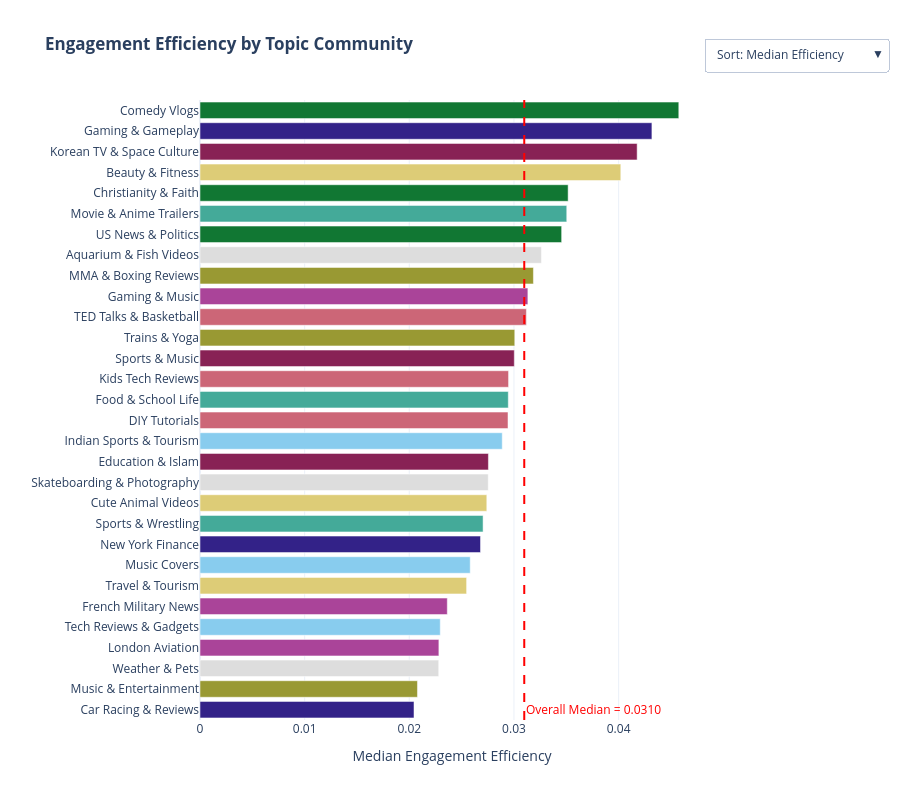

This figure's notebook cell:
### Code cell
TOPIC_COLOR_LIST = [
    {"topic": "DIY Tutorials", "color": "#CC6677"},
    {"topic": "London Aviation", "color": "#AA4499"},
    {"topic": "Beauty & Fitness", "color": "#DDCC77"},
    {"topic": "Sports & Music", "color": "#882255"},
    {"topic": "Christianity & Faith", "color": "#117733"},
    {"topic": "MMA & Boxing Reviews", "color": "#999933"},
    {"topic": "Kids Tech Reviews", "color": "#CC6677"},
    {"topic": "Weather & Pets", "color": "#DDDDDD"},
    {"topic": "Sports & Wrestling", "color": "#44AA99"},
    {"topic": "Gaming & Gameplay", "color": "#332288"},
    {"topic": "Skateboarding & Photography", "color": "#DDDDDD"},
    {"topic": "Tech Reviews & Gadgets", "color": "#88CCEE"},
    {"topic": "Aquarium & Fish Videos", "color": "#DDDDDD"},
    {"topic": "Music Covers", "color": "#88CCEE"},
    {"topic": "US News & Politics", "color": "#117733"},
    {"topic": "Cute Animal Videos", "color": "#DDCC77"},
    {"topic": "Car Racing & Reviews", "color": "#332288"},
    {"topic": "Comedy Vlogs", "color": "#117733"},
    {"topic": "Korean TV & Space Culture", "color": "#882255"},
    {"topic": "Food & School Life", "color": "#44AA99"},
    {"topic": "Movie & Anime Trailers", "color": "#44AA99"},
    {"topic": "Trains & Yoga", "color": "#999933"},
    {"topic": "TED Talks & Basketball", "color": "#CC6677"},
    {"topic": "New York Finance", "color": "#332288"},
    {"topic": "Music & Entertainment", "color": "#999933"},
    {"topic": "Indian Sports & Tourism", "color": "#88CCEE"},
    {"topic": "Education & Islam", "color": "#882255"},
    {"topic": "French Military News", "color": "#AA4499"},
    {"topic": "Gaming & Music", "color": "#AA4499"},
    {"topic": "Travel & Tourism", "color": "#DDCC77"},
]

TOPIC_TO_COLOR = {d["topic"]: d["color"] for d in TOPIC_COLOR_LIST}
df_keywords = pd.read_csv(CACHED_RESUTLS_DIR + "/flourish_topic_hierarchy.csv")

# Expect columns like in your screenshot:
# topic_id, topic_label, keyword, probability, count_channel, prop_outperformer

# ------------------------------------------------------------
# 1) Build "top 3 keywords" string per topic_label from df_keywords
# ------------------------------------------------------------
TOP_N = 3

df_kw_top = (
    df_keywords
    .sort_values(["topic_label", "probability"], ascending=[True, False])
    .groupby("topic_label", as_index=False)
    .agg({
        "keyword": lambda s: ", ".join(s.head(TOP_N)),
        "count_channel": "first",        # same within a topic_label in your file
        "prop_outperformer": "first"     # same within a topic_label in your file
    })
    .rename(columns={"keyword": "clean_keywords"})
)

# Optional: if you prefer nicer display (e.g., "how_to" -> "how to")
df_kw_top["clean_keywords"] = df_kw_top["clean_keywords"].str.replace("_", " ", regex=False)

# ------------------------------------------------------------
# 2) Aggregate efficiency stats from df_analysis_test (same as before, minus keywords)
# ------------------------------------------------------------
df_agg = df_analysis_test[df_analysis_test["topic_id"] == df_analysis_test["dominant_topic_id"]].copy()

df_plot = (
    df_agg.groupby("topic_label", as_index=False)
    .agg({
        "avg_engagement_efficiency": "median",
        "channel_id": "count",
        "subscribers_cc": "sum",
    })
)

# ------------------------------------------------------------
# 3) Merge in keywords + (optional) topic-level stats from the csv
# ------------------------------------------------------------
df_plot = df_plot.merge(df_kw_top, on="topic_label", how="left")

# If some topics are missing from df_keywords, avoid NaNs in hover
df_plot["clean_keywords"] = df_plot["clean_keywords"].fillna("(no keywords)")
df_plot["prop_outperformer"] = df_plot["prop_outperformer"].fillna(float("nan"))
df_plot["count_channel"] = df_plot["count_channel"].fillna(df_plot["channel_id"])

df_plot = df_plot.sort_values("avg_engagement_efficiency")

# 1) Sort by median engagement efficiency (descending)
order_by_median = (
    df_plot.sort_values("avg_engagement_efficiency")["topic_label"]
    .tolist()
)

# 2) Sort by proportion of outperformers (descending)
order_by_outperf = (
    df_plot.sort_values("prop_outperformer")["topic_label"]
    .tolist()
)

# Keep df_plot in one "default" order for the initial render (choose median)
df_plot = df_plot.set_index("topic_label").loc[order_by_median].reset_index()

# Assign colors by topic (fallback to light gray if missing)
df_plot["topic_color"] = df_plot["topic_label"].map(TOPIC_TO_COLOR).fillna("#CCCCCC")

# ------------------------------------------------------------
# 4) Plot (same structure, updated hover fields)
# ------------------------------------------------------------
overall_median = df_agg["avg_engagement_efficiency"].median()
fig = go.Figure()
fig.add_vline(
    x=overall_median,
    line_width=2,
    line_dash="dash",
    line_color="red",
    annotation_text=f"Overall Median = {overall_median:.4f}",
    annotation_position="bottom right",
    annotation_font=dict(
        color="red",
        size=12,
    ),
)

# customdata columns order matters for hovertemplate indexing
custom_cols = ["clean_keywords", "channel_id", "prop_outperformer"]
customdata = df_plot[custom_cols].to_numpy()

fig.add_trace(go.Bar(
    x=df_plot["avg_engagement_efficiency"],
    y=df_plot["topic_label"],
    orientation="h",
    marker=dict(
        color=df_plot["topic_color"],
        line=dict(color="rgba(255, 255, 255, 0.5)", width=1),
    ),
    customdata=customdata,
    hovertemplate=(
        "<b>Community: %{y}</b><br>"
        "Median Efficiency: <b>%{x:.4f}</b><br>"
        "Channels in Topic: %{customdata[1]}<br>"
        "Top Keywords: <i>%{customdata[0]}</i><br>"
        "Outperformer Proportion: <b>%{customdata[2]:.2%}</b>"
        "<extra></extra>"
    ),
))

fig.update_layout(
    updatemenus=[
        dict(
            buttons=[
                dict(
                    label="Sort: Median Efficiency",
                    method="relayout",
                    args=[{
                        "yaxis.categoryorder": "array",
                        "yaxis.categoryarray": order_by_median
                    }],
                ),
                dict(
                    label="Sort: Outperformer Proportion",
                    method="relayout",
                    args=[{
                        "yaxis.categoryorder": "array",
                        "yaxis.categoryarray": order_by_outperf
                    }],
                ),
            ],
            direction="down",
            showactive=True,
            x=1.00,
            y=1.10,
            xanchor="left",
            yanchor="top",
        )
    ],
    title="<b>Engagement Efficiency by Topic Community</b>",
    xaxis_title="Median Engagement Efficiency",
    template="plotly_white",
    height=800,
    xaxis_rangeslider_visible=False,
    margin=dict(l=200),
)

fig.show()

### Figure 1 — Plotly figure (JSON) as saved in the notebook; plotly's stock layout.template omitted (floating-point values rounded to 4 significant figures)
{"data": [{"customdata": [["car, cars, racing", 2173, 0.005522], ["music, entertainment, dance", 3412, 0.006741], ["weather, funny pets, german", 550, 0.02545], ["london, uk, england", 1102, 0.02087], ["technology, tech, mobile", 1924, 0.01091], ["military, france, army", 769, 0.0104], ["travel, adventure, tour", 2152, 0.01626], ["music, disney, cover", 4364, 0.006645], ["new york, money, halloween", 985, 0.03756], ["nfl, wrestling, wwe", 1710, 0.02807], ["cute, animals, dog", 967, 0.03413], ["top 10, freestyle, photography", 1023, 0.01271], ["education, science, english", 886, 0.01919], ["india, interview, high", 938, 0.01493], ["how to, tutorial, diy", 30644, 0.02996], ["food, school, college", 882, 0.03061], ["android, kids, unboxing", 2263, 0.02961], ["football, art, soccer", 3519, 0.01449], ["train, trains, yoga", 787, 0.05337], ["basketball, nba, english", 1010, 0.02277], ["music, environment, nintendo", 2591, 0.0193], ["review, boxing, mma", 1198, 0.02922], ["fish, aquarium, water", 2522, 0.04758], ["news, politics, donald trump", 954, 0.08386], ["trailer, movie, film", 3414, 0.02841], ["jesus, god, christian", 1946, 0.03289], ["beauty, makeup, fashion", 4764, 0.0296], ["tv, korea, korean", 1834, 0.03053], ["gameplay, games, gaming", 6023, 0.05612], ["comedy, vlog, hilarious", 4499, 0.05579]], "hovertemplate": "<b>Community: %{y}</b><br>Median Efficiency: <b>%{x:.4f}</b><br>Channels in Topic: %{customdata[1]}<br>Top Keywords: <i>%{customdata[0]}</i><br>Outperformer Share: <b>%{customdata[2]:.2%}</b><extra></extra>", "marker": {"color": ["#332288", "#999933", "#DDDDDD", "#AA4499", "#88CCEE", "#AA4499", "#DDCC77", "#88CCEE", "#332288", "#44AA99", "#DDCC77", "#DDDDDD", "#882255", "#88CCEE", "#CC6677", "#44AA99", "#CC6677", "#882255", "#999933", "#CC6677", "#AA4499", "#999933", "#DDDDDD", "#117733", "#44AA99", "#117733", "#DDCC77", "#882255", "#332288", "#117733"], "line": {"color": "rgba(255, 255, 255, 0.5)", "width": 1}}, "orientation": "h", "type": "bar", "x": [0.02045, 0.02078, 0.02281, 0.02283, 0.02296, 0.02363, 0.02547, 0.02582, 0.0268, 0.02705, 0.0274, 0.02754, 0.02756, 0.02888, 0.02943, 0.02946, 0.02948, 0.03003, 0.03008, 0.03119, 0.03133, 0.03186, 0.03262, 0.03456, 0.03504, 0.03518, 0.04021, 0.04177, 0.04318, 0.04575], "y": ["Car Racing & Reviews", "Music & Entertainment", "Weather & Pets", "London Aviation", "Tech Reviews & Gadgets", "French Military News", "Travel & Tourism", "Music Covers", "New York Finance", "Sports & Wrestling", "Cute Animal Videos", "Skateboarding & Photography", "Education & Islam", "Indian Sports & Tourism", "DIY Tutorials", "Food & School Life", "Kids Tech Reviews", "Sports & Music", "Trains & Yoga", "TED Talks & Basketball", "Gaming & Music", "MMA & Boxing Reviews", "Aquarium & Fish Videos", "US News & Politics", "Movie & Anime Trailers", "Christianity & Faith", "Beauty & Fitness", "Korean TV & Space Culture", "Gaming & Gameplay", "Comedy Vlogs"]}], "layout": {"annotations": [{"font": {"color": "red", "size": 12}, "showarrow": false, "text": "Overall Median = 0.0310", "x": 0.03098, "xanchor": "left", "xref": "x", "y": 0, "yanchor": "bottom", "yref": "y domain"}], "height": 800, "margin": {"l": 200}, "shapes": [{"line": {"color": "red", "dash": "dash", "width": 2}, "type": "line", "x0": 0.03098, "x1": 0.03098, "xref": "x", "y0": 0, "y1": 1, "yref": "y domain"}], "title": {"text": "<b>Engagement Efficiency by Topic Community</b>"}, "updatemenus": [{"buttons": [{"args": [{"yaxis.categoryarray": ["Car Racing & Reviews", "Music & Entertainment", "Weather & Pets", "London Aviation", "Tech Reviews & Gadgets", "French Military News", "Travel & Tourism", "Music Covers", "New York Finance", "Sports & Wrestling", "Cute Animal Videos", "Skateboarding & Photography", "Education & Islam", "Indian Sports & Tourism", "DIY Tutorials", "Food & School Life", "Kids Tech Reviews", "Sports & Music", "Trains & Yoga", "TED Talks & Basketball", "Gaming & Music", "MMA & Boxing Reviews", "Aquarium & Fish Videos", "US News & Politics", "Movie & Anime Trailers", "Christianity & Faith", "Beauty & Fitness", "Korean TV & Space Culture", "Gaming & Gameplay", "Comedy Vlogs"], "yaxis.categoryorder": "array"}], "label": "Sort: Median Efficiency", "method": "relayout"}, {"args": [{"yaxis.categoryarray": ["Car Racing & Reviews", "Music Covers", "Music & Entertainment", "French Military News", "Tech Reviews & Gadgets", "Skateboarding & Photography", "Sports & Music", "Indian Sports & Tourism", "Travel & Tourism", "Education & Islam", "Gaming & Music", "London Aviation", "TED Talks & Basketball", "Weather & Pets", "Sports & Wrestling", "Movie & Anime Trailers", "MMA & Boxing Reviews", "Beauty & Fitness", "Kids Tech Reviews", "DIY Tutorials", "Korean TV & Space Culture", "Food & School Life", "Christianity & Faith", "Cute Animal Videos", "New York Finance", "Aquarium & Fish Videos", "Trains & Yoga", "Comedy Vlogs", "Gaming & Gameplay", "US News & Politics"], "yaxis.categoryorder": "array"}], "label": "Sort: Outperformer Share", "method": "relayout"}], "direction": "down", "showactive": true, "x": 1, "xanchor": "left", "y": 1.1, "yanchor": "top"}], "xaxis": {"rangeslider": {"visible": false}, "title": {"text": "Median Engagement Efficiency"}}}}
